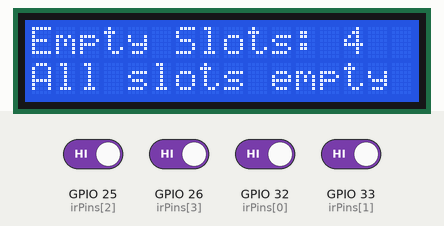
Simulated run of this sketch. Board: ESP32. Shown: 16×2 character LCD. The inputs (shaded band) are chosen by the test bench; at power-on: GPIO 25 (irPins[2]), GPIO 26 (irPins[3]), GPIO 32 (irPins[0]), GPIO 33 (irPins[1]) HIGH. The audio player accepts every command and is not drawn; what the sketch prints to the serial monitor is not drawn.

Above: at 5.3 s.
5.4 s: GPIO 25 (irPins[2]) driven LOW
At 11.6 s:
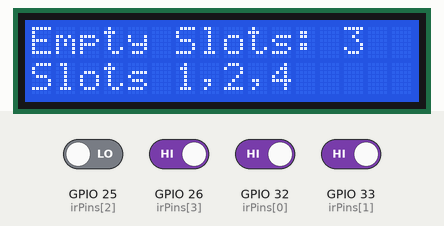
12.2 s: GPIO 26 (irPins[3]) driven LOW
At 17.6 s:
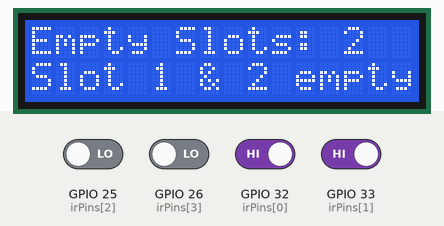
23.8 s: GPIO 32 (irPins[0]) driven LOW
At 24.7 s:
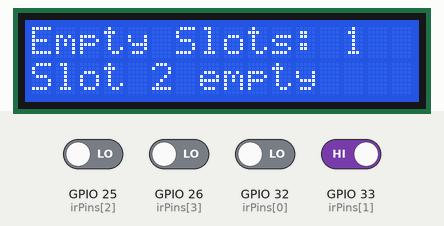
30.3 s: GPIO 33 (irPins[1]) driven LOW
At 31.8 s:
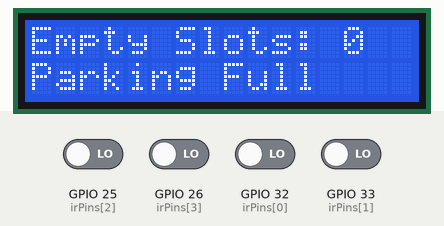
36.8 s: GPIO 25 (irPins[2]) driven HIGH
At 37.6 s:
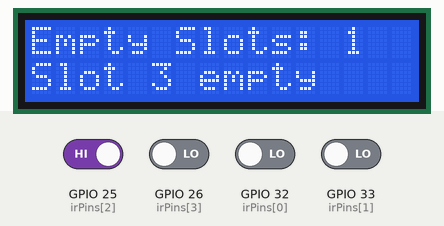
43.3 s: GPIO 26 (irPins[3]) driven HIGH
At 44.9 s:
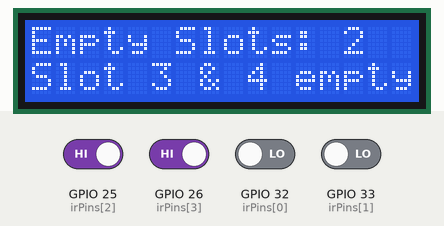
Timing chart, 0 to 46.4 s (numbered marks = the images above; inputs shaded):
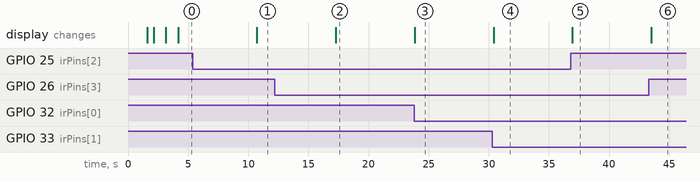

Measured:
- after the input at 5.4 s, the display: changes after 5.3 s (image 1)
- after the input at 12.2 s, the display: changes after 5.1 s (image 2)
- after the input at 23.8 s, the display: changes after 0.05 s (image 3)
- after the input at 30.3 s, the display: changes after 0.10 s (image 4)
- after the input at 36.8 s, the display: changes after 0.16 s (image 5)
- after the input at 43.3 s, the display: changes after 0.22 s (image 6)

The sketch:

sps_modifed.ino
```cpp
#include <Wire.h>
#include <LiquidCrystal_I2C.h>
#include <SoftwareSerial.h>
#include <DFRobotDFPlayerMini.h>

// ================= LCD SETUP =================
LiquidCrystal_I2C lcd(0x27, 16, 2); // Change to 0x3F if LCD not showing

// ================= DFPlayer SETUP =================
SoftwareSerial mySerial(16, 17); // RX=16, TX=17
DFRobotDFPlayerMini myDFPlayer;

// ================= IR SENSOR PINS =================
int irPins[4] = {32, 33, 25, 26}; // IR sensor pins
int slotStatus[4];                // HIGH = empty, LOW = occupied

void setup() {
  Serial.begin(115200);
  mySerial.begin(9600);
  Wire.begin();

  // Initialize LCD
  lcd.init();
  lcd.backlight();
  lcd.clear();
  lcd.setCursor(0,0);
  lcd.print("Smart Parking");
  delay(1500);
  lcd.clear();

  // Initialize DFPlayer
  lcd.setCursor(0,0);
  lcd.print("Init DFPlayer...");
  if (!myDFPlayer.begin(mySerial)) {
    lcd.clear();
    lcd.setCursor(0,0);
    lcd.print("DFPlayer Error!");
    Serial.println("DFPlayer Mini not detected!");
    while(true);
  }
  myDFPlayer.volume(25); // 0–30
  lcd.clear();
  lcd.setCursor(0,0);
  lcd.print("DFPlayer Ready");
  delay(1000);

  // Initialize IR sensor pins
  for(int i=0; i<4; i++){
    pinMode(irPins[i], INPUT);
  }

  lcd.clear();
  lcd.print("System Ready");
  Serial.println("System Ready!");
  delay(1000);
}

void loop() {
  int emptyCount = 0;

  // Read all IR sensors
  for(int i=0; i<4; i++){
    slotStatus[i] = digitalRead(irPins[i]); // HIGH = empty
    if(slotStatus[i] == HIGH) emptyCount++;
  }

  // ================= LCD DISPLAY =================
  lcd.clear();
  lcd.setCursor(0,0);
  lcd.print("Empty Slots: ");
  lcd.print(emptyCount);
  lcd.setCursor(0,1); // second line for slot info

  // ================= AUDIO & DISPLAY LOGIC =================
  int audioIndex = 0;

  // --------- All slots full ---------
  if(emptyCount == 0){
    lcd.print("Parking Full");
    audioIndex = 1; // 0001.mp3
  }
  // --------- All slots empty ---------
  else if(emptyCount == 4){
    lcd.print("All slots empty");
    audioIndex = 16; // 0016.mp3
  }
  // --------- Two slots empty ---------
  else if(emptyCount == 2){
    if(slotStatus[0]==HIGH && slotStatus[1]==HIGH){
      lcd.print("Slot 1 & 2 empty");
      audioIndex = 6;
    } else if(slotStatus[0]==HIGH && slotStatus[2]==HIGH){
      lcd.print("Slot 1 & 3 empty");
      audioIndex = 7;
    } else if(slotStatus[0]==HIGH && slotStatus[3]==HIGH){
      lcd.print("Slot 1 & 4 empty");
      audioIndex = 8;
    } else if(slotStatus[1]==HIGH && slotStatus[2]==HIGH){
      lcd.print("Slot 2 & 3 empty");
      audioIndex = 9;
    } else if(slotStatus[1]==HIGH && slotStatus[3]==HIGH){
      lcd.print("Slot 2 & 4 empty");
      audioIndex = 10;
    } else if(slotStatus[2]==HIGH && slotStatus[3]==HIGH){
      lcd.print("Slot 3 & 4 empty");
      audioIndex = 11;
    }
  }
  // --------- Three slots empty ---------
  else if(emptyCount == 3){
    if(slotStatus[0]==LOW) { lcd.print("Slots 2,3,4"); audioIndex=15; }
    else if(slotStatus[1]==LOW) { lcd.print("Slots 1,3,4"); audioIndex=14; }
    else if(slotStatus[2]==LOW) { lcd.print("Slots 1,2,4"); audioIndex=13; }
    else if(slotStatus[3]==LOW) { lcd.print("Slots 1,2,3"); audioIndex=12; }
  }
  // --------- Single slot empty ---------
  else if(emptyCount == 1){
    for(int i=0;i<4;i++){
      if(slotStatus[i]==HIGH){
        lcd.print("Slot ");
        lcd.print(i+1);
        lcd.print(" empty");
        audioIndex = i+2; // 0002.mp3 → Slot1, 0003.mp3 → Slot2, etc.
        break;
      }
    }
  }

  // Play the corresponding audio file
  if(audioIndex > 0){
    myDFPlayer.playMp3Folder(audioIndex);
    delay(3500); // Wait for the audio to play (adjust based on file length)
  }

  delay(3000); // Wait before next check
}
```
